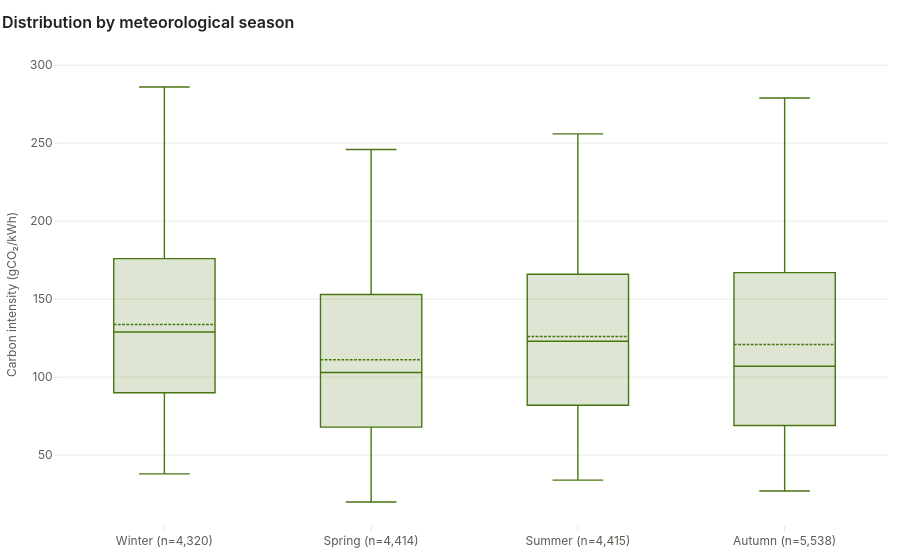

Notebook source saved alongside this figure:
### Code cell
charts.season_box(a)

### Figure 1 — Plotly figure (JSON) as saved in the notebook; plotly's stock layout.template omitted (floating-point values rounded to 4 significant figures; data arrays with more than 128 entries replaced by an {"elided": "..."} marker saying what was removed)
{"data": [{"boxmean": true, "fillcolor": "rgba(71,117,16,0.18)", "line": {"width": 1.4}, "marker": {"color": "#477510"}, "name": "Winter (n=4,320)", "type": "box", "y": {"elided": "4320 float values"}}, {"boxmean": true, "fillcolor": "rgba(71,117,16,0.18)", "line": {"width": 1.4}, "marker": {"color": "#477510"}, "name": "Spring (n=4,414)", "type": "box", "y": {"elided": "4414 float values"}}, {"boxmean": true, "fillcolor": "rgba(71,117,16,0.18)", "line": {"width": 1.4}, "marker": {"color": "#477510"}, "name": "Summer (n=4,415)", "type": "box", "y": {"elided": "4415 float values"}}, {"boxmean": true, "fillcolor": "rgba(71,117,16,0.18)", "line": {"width": 1.4}, "marker": {"color": "#477510"}, "name": "Autumn (n=5,538)", "type": "box", "y": {"elided": "5538 float values"}}], "layout": {"hovermode": "closest", "showlegend": false, "title": {"text": "Distribution by meteorological season"}, "yaxis": {"title": {"text": "Carbon intensity (gCO₂/kWh)"}}}}
